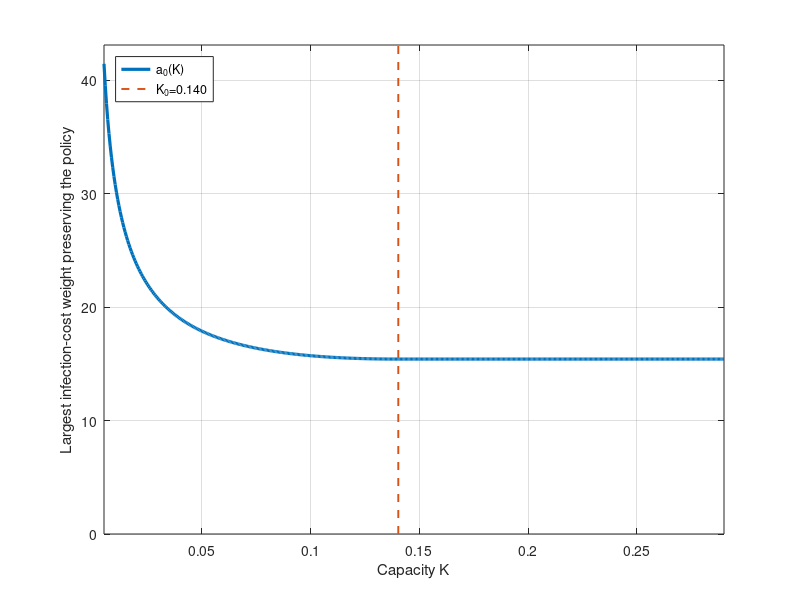

MATLAB code to generate this figure:
function Figure_6_infection_cost_threshold
% Figure 6: robustness threshold a_0(K) for an added infection cost.

beta1_bar=1.0; gamma=0.3; xh=gamma/beta1_bar;
rho=fzero(@(r) r.^2+r+log(1-r),[0.5,0.95]);
K0=rho^2*xh;
constant=beta1_bar*rho/((1-rho)*K0);
K=linspace(0.005,0.29,500);
a0=zeros(size(K));
for j=1:numel(K)
    if K(j)<=K0
        lam=fzero(@(z) z-xh*(log(z/xh)+1)-K(j),[1e-12,xh*(1-1e-10)]);
        a0(j)=(gamma-beta1_bar*lam)/(K(j)*lam);
    else
        a0(j)=constant;
    end
end

figure('Color','w','Position',[100 100 900 570]);
plot(K,a0,'LineWidth',2.3); hold on;
yl=[0,1.04*max(a0)];
plot([K0,K0],yl,'--','LineWidth',1.4);
xlabel('Capacity K');
ylabel('Largest infection-cost weight preserving the policy');
xlim([K(1),K(end)]); ylim(yl); grid on; box on;
legend({'a_0(K)',sprintf('K_0=%.3f',K0)},'Location','northwest');

out=fullfile(fileparts(mfilename('fullpath')),'..','figures','Figure_6_infection_cost_threshold.jpg');
print(gcf,out,'-djpeg','-r300');
fprintf('rho=%.10f, K0=%.10f, constant=%.10f\n',rho,K0,constant);
fprintf('Saved %s\n',out);
end
